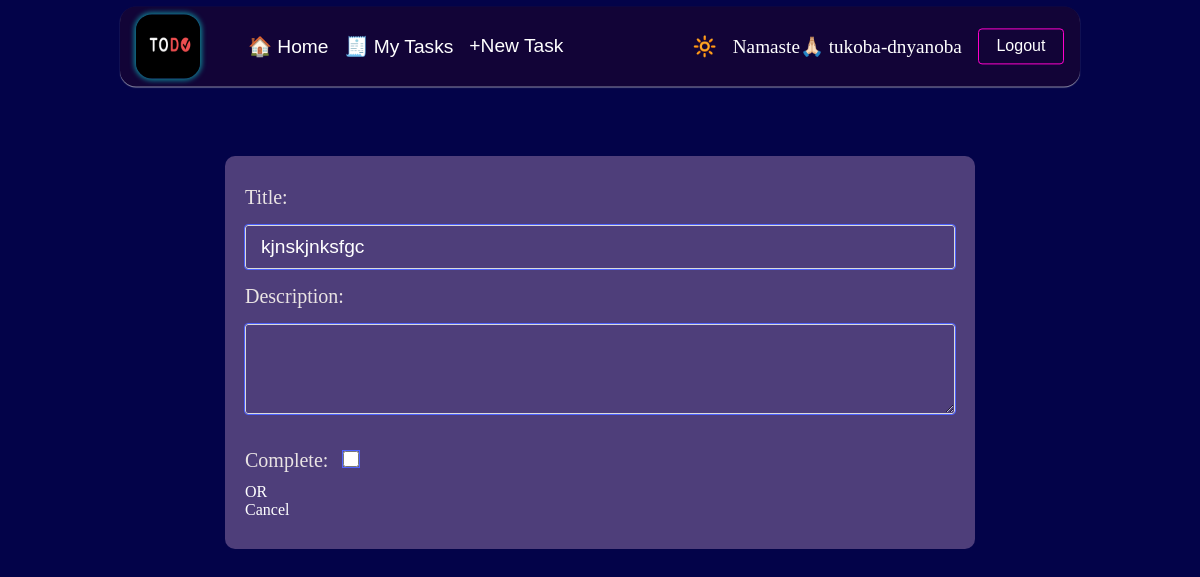
Page /task_update/10 (signed in) on the earlier database version.
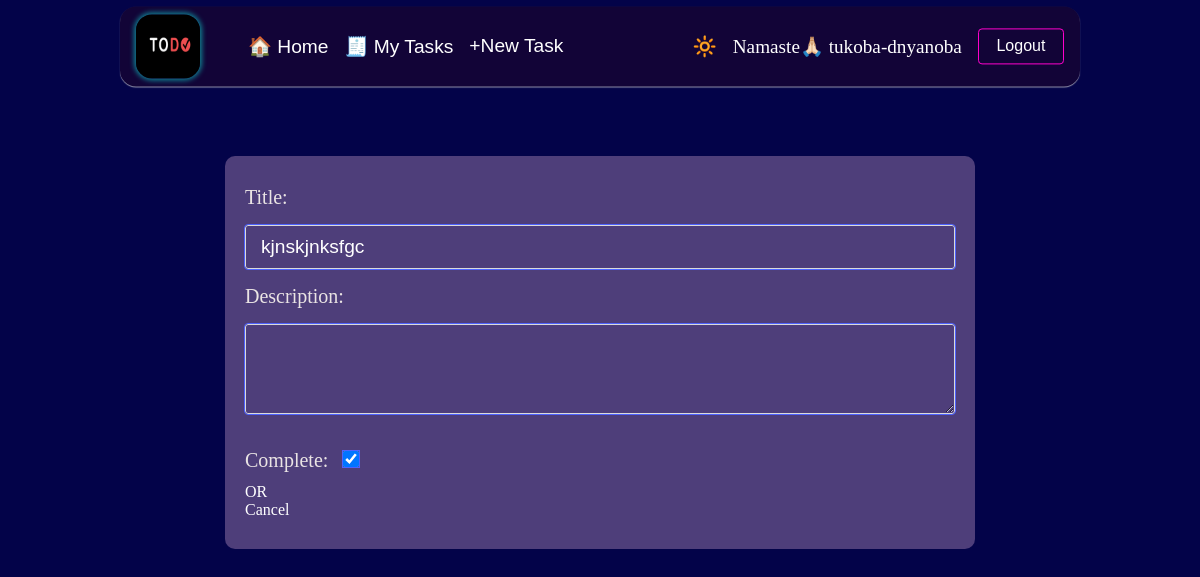
Same page on the later database version.
### base/models.py (models this page shows, shortened)
class Task(models.Model):
  user = models.ForeignKey(User, on_delete=models.CASCADE, null=True, blank=True)
  title = models.CharField(max_length=200, null=True, blank=True)
  description = models.TextField(null=True, blank=True)
  complete = models.BooleanField(default=False)
  created = models.DateTimeField(auto_now_add=True)
  class Meta:
    ordering = ['complete', 'created']

### base/views.py (the view)
# urls.py: path('task_update/<int:pk>', TaskUpdate.as_view(), name='task_update'),
class TaskUpdate(LoginRequiredMixin, UpdateView):
  model = Task
  fields = ['title', 'description', 'complete']
  success_url = reverse_lazy('tasks')

### base/templates/base/task_form.html (shortened to what this page needs)
{% extends "base/base.html" %}
{% block main %}
  <div class="form-container">
    {% include 'base/form.html' with p='Save' %}
    <div class="option-btn-container">
      <p>OR</p>
      <a class='login-option-link back-btn' href="{% url 'tasks' %}">Cancel</a>
    </div>
  </div>
{% endblock main %}

### base/templates/base/form.html (shortened to what this page needs)
{% for field  in form  %}
  <div class="input-field-wrapper">
    {{field.label_tag}}
    {{field}}
  </div>
{% endfor %}

Differences in the rows shown:
changed Task "kjnskjnksfgc": complete "☐" → "☑"
